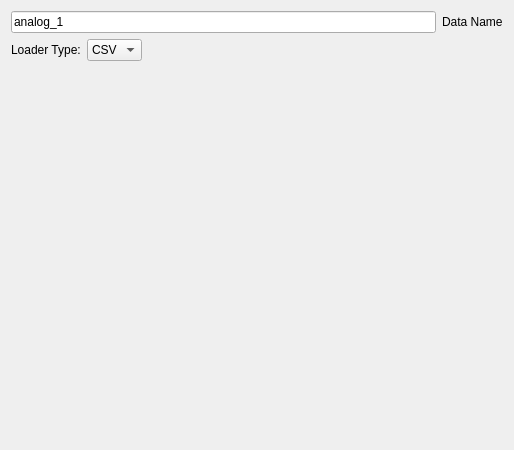
<?xml version="1.0" encoding="UTF-8"?>
<ui version="4.0">
 <class>Analog_Loader_Widget</class>
 <widget class="QWidget" name="Analog_Loader_Widget">
  <property name="geometry">
   <rect>
    <x>0</x>
    <y>0</y>
    <width>514</width>
    <height>450</height>
   </rect>
  </property>
  <property name="windowTitle">
   <string>Analog Time Series Loader</string>
  </property>
  <layout class="QVBoxLayout" name="mainVerticalLayout">
   <item>
    <layout class="QHBoxLayout" name="dataNameLayout">
     <item>
      <widget class="QLineEdit" name="data_name_text">
       <property name="text">
        <string>analog_1</string>
       </property>
      </widget>
     </item>
     <item>
      <widget class="QLabel" name="label">
       <property name="text">
        <string>Data Name</string>
       </property>
      </widget>
     </item>
    </layout>
   </item>
   <item>
    <layout class="QHBoxLayout" name="loaderTypeLayout">
     <item>
      <widget class="QLabel" name="label_loader_type">
       <property name="text">
        <string>Loader Type:</string>
       </property>
      </widget>
     </item>
     <item>
      <widget class="QComboBox" name="loader_type_combo">
       <item>
        <property name="text">
         <string>CSV</string>
        </property>
       </item>
      </widget>
     </item>
     <item>
      <spacer name="loaderTypeSpacer">
       <property name="orientation">
        <enum>Qt::Orientation::Horizontal</enum>
       </property>
       <property name="sizeHint" stdset="0">
        <size>
         <width>40</width>
         <height>20</height>
        </size>
       </property>
      </spacer>
     </item>
    </layout>
   </item>
   <item>
    <widget class="QStackedWidget" name="stacked_loader_options">
     <property name="currentIndex">
      <number>0</number>
     </property>
     <widget class="CSVAnalogLoader_Widget" name="csv_analog_loader_widget"/>
    </widget>
   </item>
   <item>
    <spacer name="verticalSpacer">
     <property name="orientation">
      <enum>Qt::Orientation::Vertical</enum>
     </property>
     <property name="sizeHint" stdset="0">
      <size>
       <width>20</width>
       <height>40</height>
      </size>
     </property>
    </spacer>
   </item>
  </layout>
 </widget>
 <customwidgets>
  <customwidget>
   <class>CSVAnalogLoader_Widget</class>
   <extends>QWidget</extends>
   <header>IO_Widgets/AnalogTimeSeries/CSV/CSVAnalogLoader_Widget.hpp</header>
   <container>1</container>
  </customwidget>
 </customwidgets>
 <resources/>
 <connections/>
</ui>
